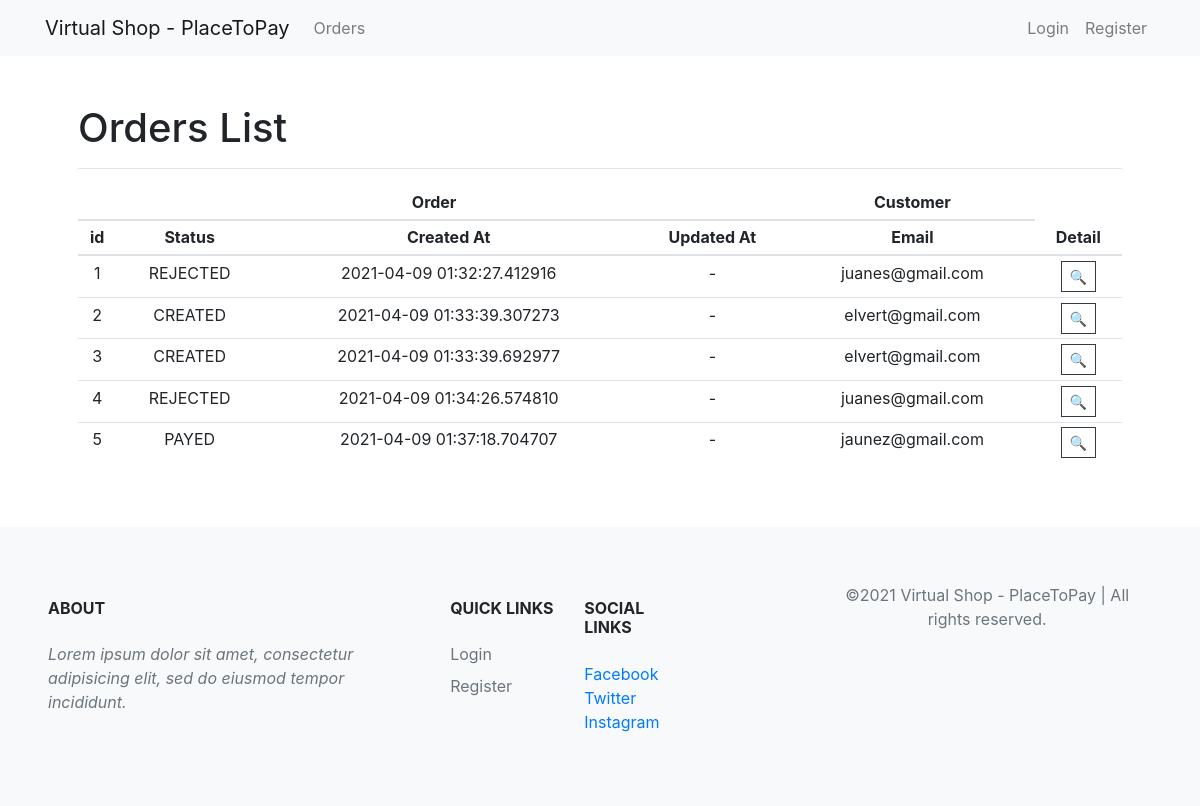
The page /orders on the database its author committed.
### app/models/order.py (models this page shows)
class Order(db.Model):
    id =  db.Column(db.Integer, primary_key=True, autoincrement=True)
    customer_name = db.Column(db.String(80), unique=False, nullable=False)
    customer_email = db.Column(db.String(120), unique=False, nullable=False)
    customer_address = db.Column(db.String(200), unique=False, nullable=False)
    customer_mobile = db.Column(db.String(40), unique=False, nullable=False)
    status = db.Column(db.String(20), default='CREATED') # CREATED, PAYED, REJECTED
    created_at = db.Column(db.DateTime, default=datetime.utcnow)
    updated_at = db.Column(db.DateTime, nullable=True, default=None)
    payment_request_id = db.Column(db.Integer,  nullable=True, default=None)

### app/views/orders.py (the view)
@order.route('/orders', methods=['GET'])
def orders_list():
    orders = Order().query.all()
    if not orders:
        flash('There are not orders yet :(', 'dark ')
    return render_template('orders/list.html', orders_list=orders)

### app/__init__.py (called while the page is built)
def config(app):
    app.config.from_object('config')
    csrf = CSRFProtect()
    csrf.init_app(app)
    @app.before_request
    def make_session_permanent():
        session.modified = True
        session.permanent = True
        app.permanent_session_lifetime = timedelta(hours=2)

### app/templates/orders/list.html (shortened to what this page needs)
{% extends 'core/base.html' %}
{% block content %}
<h1>Orders List</h1>
<hr>
<section class="row">
    <div class="col-12 container text-center">
        <div class="table-responsive-sm ">
            <table class="table table-hover table-sm" id="tabla">
                <thead>
                    <tr class="border-top-0">
                        <th colspan=4 scope="col" class="border-top-0">
                            Order
                        </th>
                        <th colspan=1 scope="col" class="border-top-0">
                            Customer
                        </th>
                    </tr>
                    <tr class="border-top-0">
                        <th scope="col" class="border-top-0">
                            id
                        </th>
                        <th scope="col" class="border-top-0">
                            Status
                        </th>
                        <th scope="col" class="border-top-0">
                            Created At
                        </th>
                        <th scope="col" class="border-top-0">
                            Updated At
                        </th>
                        <th scope="col" class="border-top-0">
                            Email
                        </th>
                        <th scope="col" class="border-top-0">
                            Detail
                        </th>
                    </tr>
                </thead>
                {% if orders_list %}
                <tbody>
                    {% for order in orders_list %}
                    <tr>
                        <td>
                            {{ order.id }}
                        </td>
                        <td>
                            {{ order.status }}
                        </td>
                        <td>
                            {{ order.created_at }}
                        </td>
                        <td>
                            {% if order.updated_at %} {{ order.updated_at }}  {% else %} - {% endif %}
                        </td>
                        <td>
                            {{ order.customer_email }}
                        </td>
                        <td>
                            <form action="{{url_for('order.order_detail')}}" method="GET">
                                <input type="submit" title="Detail" class="btn btn-outline-dark btn-sm" value="&#128269;">
                            </form>
                        </td>
                    </tr>
                    {% endfor %}
                </tbody>
                {% endif %}
            </table>
        </div>
</section>
{% endblock %}

### app/static/main.css (style rules this page uses)
* { border-radius: 0 !important; }

### rows shown on the page
Order: id "1", status "REJECTED", created_at "2021-04-09 01:32:27.412916", customer_email "juanes@gmail.com"
Order: id "2", status "CREATED", created_at "2021-04-09 01:33:39.307273", customer_email "elvert@gmail.com"
Order: id "3", status "CREATED", created_at "2021-04-09 01:33:39.692977", customer_email "elvert@gmail.com"
Order: id "4", status "REJECTED", created_at "2021-04-09 01:34:26.574810", customer_email "juanes@gmail.com"
Order: id "5", status "PAYED", created_at "2021-04-09 01:37:18.704707", customer_email "jaunez@gmail.com"

### other values the page prints
{{ config.APP_NAME }} "Virtual Shop - PlaceToPay"
{{ config.CURRENT_YEAR }} "2021"
